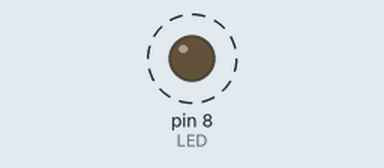
Bench run of a sketch on a simulated Arduino Uno, built with avr-gcc and run on an emulated ATmega328P. On the bench: output pins drawn as LEDs (lit = HIGH). Dashed ring = blinking.

Above: at 1.1 s.
Timing chart, 0 to 4.6 s (numbered marks = the images above):
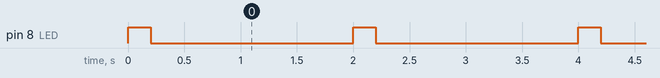

The sketch:

ExempleLED-3.ino
```cpp
const int LED = 8;
const int TEMPS_ALLUME = 200;
const int TEMPS_ETEINT = 1800;

void setup() {
  pinMode(LED, OUTPUT);
}

void loop() {
  digitalWrite(LED, HIGH);
  delay(TEMPS_ALLUME);
  digitalWrite(LED, LOW);
  delay(TEMPS_ETEINT);
}
```

Measured:
- by itself, pin 8 (LED): alternates HIGH for 0.20 s and LOW for 1.8 s
